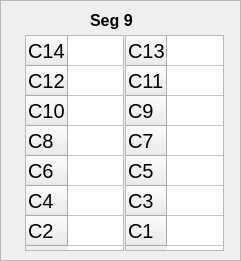
     <widget class="QFrame" name="frame_35">
      <property name="geometry">
       <rect>
        <x>740</x>
        <y>320</y>
        <width>241</width>
        <height>261</height>
       </rect>
      </property>
      <property name="frameShape">
       <enum>QFrame::StyledPanel</enum>
      </property>
      <property name="frameShadow">
       <enum>QFrame::Raised</enum>
      </property>
      <widget class="QTableWidget" name="B9_even">
       <property name="geometry">
        <rect>
         <x>25</x>
         <y>35</y>
         <width>99</width>
         <height>216</height>
        </rect>
       </property>
       <property name="font">
        <font>
         <pointsize>15</pointsize>
        </font>
       </property>
       <attribute name="horizontalHeaderVisible">
        <bool>false</bool>
       </attribute>
       <attribute name="horizontalHeaderDefaultSectionSize">
        <number>60</number>
       </attribute>
       <row>
        <property name="text">
         <string>C14</string>
        </property>
       </row>
       <row>
        <property name="text">
         <string>C12</string>
        </property>
       </row>
       <row>
        <property name="text">
         <string>C10</string>
        </property>
       </row>
       <row>
        <property name="text">
         <string>C8</string>
        </property>
       </row>
       <row>
        <property name="text">
         <string>C6</string>
        </property>
       </row>
       <row>
        <property name="text">
         <string>C4</string>
        </property>
       </row>
       <row>
        <property name="text">
         <string>C2</string>
        </property>
       </row>
       <column>
        <property name="text">
         <string>Right</string>
        </property>
       </column>
      </widget>
      <widget class="QTableWidget" name="B9_odd">
       <property name="geometry">
        <rect>
         <x>125</x>
         <y>35</y>
         <width>99</width>
         <height>216</height>
        </rect>
       </property>
       <property name="font">
        <font>
         <pointsize>15</pointsize>
        </font>
       </property>
       <attribute name="horizontalHeaderVisible">
        <bool>false</bool>
       </attribute>
       <attribute name="horizontalHeaderDefaultSectionSize">
        <number>60</number>
       </attribute>
       <row>
        <property name="text">
         <string>C13</string>
        </property>
       </row>
       <row>
        <property name="text">
         <string>C11</string>
        </property>
       </row>
       <row>
        <property name="text">
         <string>C9</string>
        </property>
       </row>
       <row>
        <property name="text">
         <string>C7</string>
        </property>
       </row>
       <row>
        <property name="text">
         <string>C5</string>
        </property>
       </row>
       <row>
        <property name="text">
         <string>C3</string>
        </property>
       </row>
       <row>
        <property name="text">
         <string>C1</string>
        </property>
       </row>
       <column>
        <property name="text">
         <string>Left</string>
        </property>
       </column>
      </widget>
      <widget class="QLabel" name="box3_label_10">
       <property name="geometry">
        <rect>
         <x>90</x>
         <y>10</y>
         <width>61</width>
         <height>21</height>
        </rect>
       </property>
       <property name="font">
        <font>
         <pointsize>12</pointsize>
         <weight>75</weight>
         <bold>true</bold>
        </font>
       </property>
       <property name="text">
        <string>Seg 9</string>
       </property>
      </widget>
     </widget>
